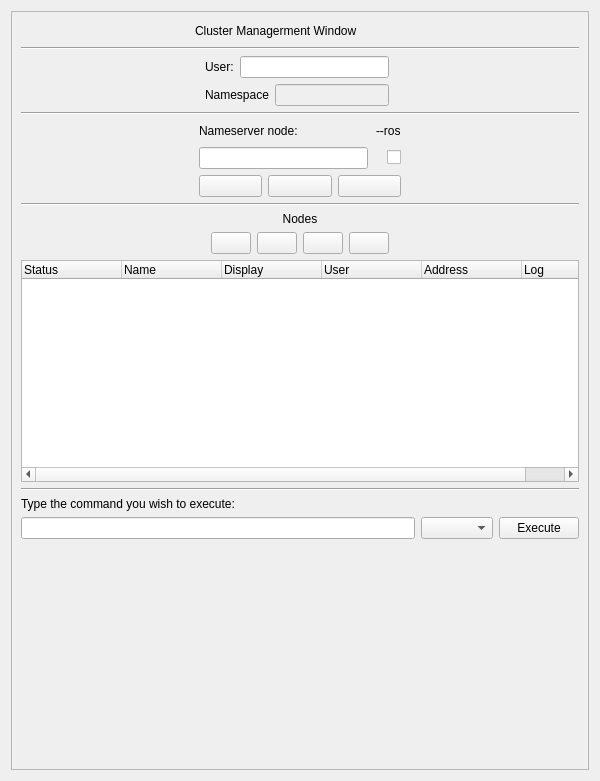
<?xml version="1.0" encoding="UTF-8"?>
<ui version="4.0">
 <class>ClusterWidget</class>
 <widget class="QWidget" name="ClusterWidget">
  <property name="geometry">
   <rect>
    <x>0</x>
    <y>0</y>
    <width>600</width>
    <height>781</height>
   </rect>
  </property>
  <property name="minimumSize">
   <size>
    <width>286</width>
    <height>155</height>
   </size>
  </property>
  <property name="sizeIncrement">
   <size>
    <width>0</width>
    <height>0</height>
   </size>
  </property>
  <property name="cursor">
   <cursorShape>ArrowCursor</cursorShape>
  </property>
  <property name="windowTitle">
   <string>Form</string>
  </property>
  <layout class="QVBoxLayout" name="verticalLayout_6">
   <item>
    <widget class="QScrollArea" name="scrollArea">
     <property name="widgetResizable">
      <bool>true</bool>
     </property>
     <widget class="QWidget" name="scrollAreaWidgetContents">
      <property name="geometry">
       <rect>
        <x>0</x>
        <y>0</y>
        <width>584</width>
        <height>765</height>
       </rect>
      </property>
      <layout class="QVBoxLayout" name="verticalLayout_5">
       <item>
        <layout class="QHBoxLayout" name="horizontalLayout_6">
         <item>
          <spacer name="horizontalSpacer_9">
           <property name="orientation">
            <enum>Qt::Horizontal</enum>
           </property>
           <property name="sizeHint" stdset="0">
            <size>
             <width>40</width>
             <height>20</height>
            </size>
           </property>
          </spacer>
         </item>
         <item>
          <widget class="QLabel" name="label_3">
           <property name="minimumSize">
            <size>
             <width>211</width>
             <height>0</height>
            </size>
           </property>
           <property name="text">
            <string>Cluster Managerment Window</string>
           </property>
          </widget>
         </item>
         <item>
          <spacer name="horizontalSpacer_10">
           <property name="orientation">
            <enum>Qt::Horizontal</enum>
           </property>
           <property name="sizeHint" stdset="0">
            <size>
             <width>40</width>
             <height>20</height>
            </size>
           </property>
          </spacer>
         </item>
        </layout>
       </item>
       <item>
        <widget class="Line" name="line_5">
         <property name="orientation">
          <enum>Qt::Horizontal</enum>
         </property>
        </widget>
       </item>
       <item>
        <layout class="QHBoxLayout" name="horizontalLayout_9">
         <item>
          <spacer name="horizontalSpacer_2">
           <property name="orientation">
            <enum>Qt::Horizontal</enum>
           </property>
           <property name="sizeHint" stdset="0">
            <size>
             <width>40</width>
             <height>20</height>
            </size>
           </property>
          </spacer>
         </item>
         <item>
          <layout class="QVBoxLayout" name="verticalLayout">
           <item>
            <layout class="QHBoxLayout" name="horizontalLayout">
             <item>
              <widget class="QLabel" name="label">
               <property name="text">
                <string>User:</string>
               </property>
              </widget>
             </item>
             <item>
              <widget class="QLineEdit" name="lineEditUser">
               <property name="enabled">
                <bool>true</bool>
               </property>
              </widget>
             </item>
            </layout>
           </item>
           <item>
            <layout class="QHBoxLayout" name="horizontalLayout_2">
             <item>
              <widget class="QLabel" name="label_2">
               <property name="text">
                <string>Namespace</string>
               </property>
              </widget>
             </item>
             <item>
              <widget class="QLineEdit" name="lineEditNs">
               <property name="enabled">
                <bool>false</bool>
               </property>
              </widget>
             </item>
            </layout>
           </item>
          </layout>
         </item>
         <item>
          <spacer name="horizontalSpacer_3">
           <property name="orientation">
            <enum>Qt::Horizontal</enum>
           </property>
           <property name="sizeHint" stdset="0">
            <size>
             <width>40</width>
             <height>20</height>
            </size>
           </property>
          </spacer>
         </item>
         <item>
          <widget class="Line" name="line_4">
           <property name="orientation">
            <enum>Qt::Horizontal</enum>
           </property>
          </widget>
         </item>
        </layout>
       </item>
       <item>
        <widget class="Line" name="line_2">
         <property name="orientation">
          <enum>Qt::Horizontal</enum>
         </property>
        </widget>
       </item>
       <item>
        <layout class="QHBoxLayout" name="horizontalLayout_8">
         <item>
          <spacer name="horizontalSpacer_7">
           <property name="orientation">
            <enum>Qt::Horizontal</enum>
           </property>
           <property name="sizeHint" stdset="0">
            <size>
             <width>40</width>
             <height>20</height>
            </size>
           </property>
          </spacer>
         </item>
         <item>
          <layout class="QVBoxLayout" name="verticalLayout_3">
           <item>
            <layout class="QHBoxLayout" name="horizontalLayout_3">
             <item>
              <widget class="QLabel" name="label_4">
               <property name="minimumSize">
                <size>
                 <width>131</width>
                 <height>0</height>
                </size>
               </property>
               <property name="sizeIncrement">
                <size>
                 <width>132</width>
                 <height>0</height>
                </size>
               </property>
               <property name="text">
                <string>Nameserver node:</string>
               </property>
              </widget>
             </item>
             <item>
              <spacer name="horizontalSpacer">
               <property name="orientation">
                <enum>Qt::Horizontal</enum>
               </property>
               <property name="sizeHint" stdset="0">
                <size>
                 <width>40</width>
                 <height>20</height>
                </size>
               </property>
              </spacer>
             </item>
             <item>
              <widget class="QLabel" name="label_5">
               <property name="text">
                <string>--ros</string>
               </property>
              </widget>
             </item>
            </layout>
           </item>
           <item>
            <layout class="QHBoxLayout" name="horizontalLayout_4">
             <item>
              <widget class="QLineEdit" name="lineEditNsNode">
               <property name="enabled">
                <bool>true</bool>
               </property>
              </widget>
             </item>
             <item>
              <widget class="QLabel" name="labelNs">
               <property name="text">
                <string/>
               </property>
              </widget>
             </item>
             <item>
              <widget class="QCheckBox" name="checkRos">
               <property name="text">
                <string/>
               </property>
              </widget>
             </item>
            </layout>
           </item>
           <item>
            <layout class="QHBoxLayout" name="horizontalLayout_5">
             <item>
              <widget class="QPushButton" name="checkServerBtn">
               <property name="text">
                <string/>
               </property>
               <property name="icon">
                <iconset resource="../res.qrc">
                 <normaloff>:/refresh.svg</normaloff>:/refresh.svg</iconset>
               </property>
               <property name="iconSize">
                <size>
                 <width>22</width>
                 <height>22</height>
                </size>
               </property>
              </widget>
             </item>
             <item>
              <widget class="QPushButton" name="runServerBtn">
               <property name="text">
                <string/>
               </property>
               <property name="icon">
                <iconset resource="../res.qrc">
                 <normaloff>:/play.svg</normaloff>:/play.svg</iconset>
               </property>
               <property name="iconSize">
                <size>
                 <width>22</width>
                 <height>22</height>
                </size>
               </property>
              </widget>
             </item>
             <item>
              <widget class="QPushButton" name="stopServerBtn">
               <property name="text">
                <string/>
               </property>
               <property name="icon">
                <iconset resource="../res.qrc">
                 <normaloff>:/stop.svg</normaloff>:/stop.svg</iconset>
               </property>
               <property name="iconSize">
                <size>
                 <width>22</width>
                 <height>22</height>
                </size>
               </property>
              </widget>
             </item>
            </layout>
           </item>
          </layout>
         </item>
         <item>
          <spacer name="horizontalSpacer_8">
           <property name="orientation">
            <enum>Qt::Horizontal</enum>
           </property>
           <property name="sizeHint" stdset="0">
            <size>
             <width>40</width>
             <height>20</height>
            </size>
           </property>
          </spacer>
         </item>
        </layout>
       </item>
       <item>
        <widget class="Line" name="line">
         <property name="orientation">
          <enum>Qt::Horizontal</enum>
         </property>
        </widget>
       </item>
       <item>
        <widget class="QLabel" name="label_6">
         <property name="text">
          <string>Nodes</string>
         </property>
         <property name="alignment">
          <set>Qt::AlignCenter</set>
         </property>
        </widget>
       </item>
       <item>
        <layout class="QHBoxLayout" name="horizontalLayout_10">
         <item>
          <spacer name="horizontalSpacer_4">
           <property name="orientation">
            <enum>Qt::Horizontal</enum>
           </property>
           <property name="sizeHint" stdset="0">
            <size>
             <width>40</width>
             <height>20</height>
            </size>
           </property>
          </spacer>
         </item>
         <item>
          <widget class="QPushButton" name="checkAllBtn">
           <property name="text">
            <string/>
           </property>
           <property name="icon">
            <iconset resource="../res.qrc">
             <normaloff>:/refresh.svg</normaloff>:/refresh.svg</iconset>
           </property>
           <property name="iconSize">
            <size>
             <width>22</width>
             <height>22</height>
            </size>
           </property>
          </widget>
         </item>
         <item>
          <widget class="QPushButton" name="runSelBtn">
           <property name="text">
            <string/>
           </property>
           <property name="icon">
            <iconset resource="../res.qrc">
             <normaloff>:/play.svg</normaloff>:/play.svg</iconset>
           </property>
           <property name="iconSize">
            <size>
             <width>22</width>
             <height>22</height>
            </size>
           </property>
          </widget>
         </item>
         <item>
          <widget class="QPushButton" name="stopSelBtn">
           <property name="text">
            <string/>
           </property>
           <property name="icon">
            <iconset resource="../res.qrc">
             <normaloff>:/stop.svg</normaloff>:/stop.svg</iconset>
           </property>
           <property name="iconSize">
            <size>
             <width>22</width>
             <height>22</height>
            </size>
           </property>
          </widget>
         </item>
         <item>
          <widget class="QPushButton" name="killSelBtn">
           <property name="text">
            <string/>
           </property>
           <property name="icon">
            <iconset resource="../res.qrc">
             <normaloff>:/kill22.svg</normaloff>:/kill22.svg</iconset>
           </property>
           <property name="iconSize">
            <size>
             <width>22</width>
             <height>22</height>
            </size>
           </property>
          </widget>
         </item>
         <item>
          <spacer name="horizontalSpacer_5">
           <property name="orientation">
            <enum>Qt::Horizontal</enum>
           </property>
           <property name="sizeHint" stdset="0">
            <size>
             <width>40</width>
             <height>20</height>
            </size>
           </property>
          </spacer>
         </item>
        </layout>
       </item>
       <item>
        <layout class="QHBoxLayout" name="horizontalLayout_12">
         <item>
          <widget class="CustomTreeWidget" name="nodestreeWidget">
           <property name="columnCount">
            <number>6</number>
           </property>
           <column>
            <property name="text">
             <string>Status</string>
            </property>
           </column>
           <column>
            <property name="text">
             <string>Name</string>
            </property>
           </column>
           <column>
            <property name="text">
             <string>Display</string>
            </property>
           </column>
           <column>
            <property name="text">
             <string>User</string>
            </property>
           </column>
           <column>
            <property name="text">
             <string>Address</string>
            </property>
           </column>
           <column>
            <property name="text">
             <string>Log</string>
            </property>
           </column>
          </widget>
         </item>
        </layout>
       </item>
       <item>
        <widget class="Line" name="line_3">
         <property name="orientation">
          <enum>Qt::Horizontal</enum>
         </property>
        </widget>
       </item>
       <item>
        <layout class="QVBoxLayout" name="verticalLayout_2">
         <item>
          <widget class="QLabel" name="label_7">
           <property name="text">
            <string>Type the command you wish to execute:</string>
           </property>
          </widget>
         </item>
         <item>
          <layout class="QHBoxLayout" name="horizontalLayout_7">
           <item>
            <widget class="QLineEdit" name="lineEditExecute"/>
           </item>
           <item>
            <widget class="QComboBox" name="executeComboBox"/>
           </item>
           <item>
            <widget class="QPushButton" name="executeBtn">
             <property name="text">
              <string>Execute</string>
             </property>
            </widget>
           </item>
          </layout>
         </item>
        </layout>
       </item>
       <item>
        <spacer name="verticalSpacer">
         <property name="orientation">
          <enum>Qt::Vertical</enum>
         </property>
         <property name="sizeHint" stdset="0">
          <size>
           <width>20</width>
           <height>7</height>
          </size>
         </property>
        </spacer>
       </item>
      </layout>
     </widget>
    </widget>
   </item>
  </layout>
 </widget>
 <customwidgets>
  <customwidget>
   <class>CustomTreeWidget</class>
   <extends>QTreeWidget</extends>
   <header>customtreewidget.h</header>
  </customwidget>
 </customwidgets>
 <resources>
  <include location="../res.qrc"/>
 </resources>
 <connections/>
</ui>
